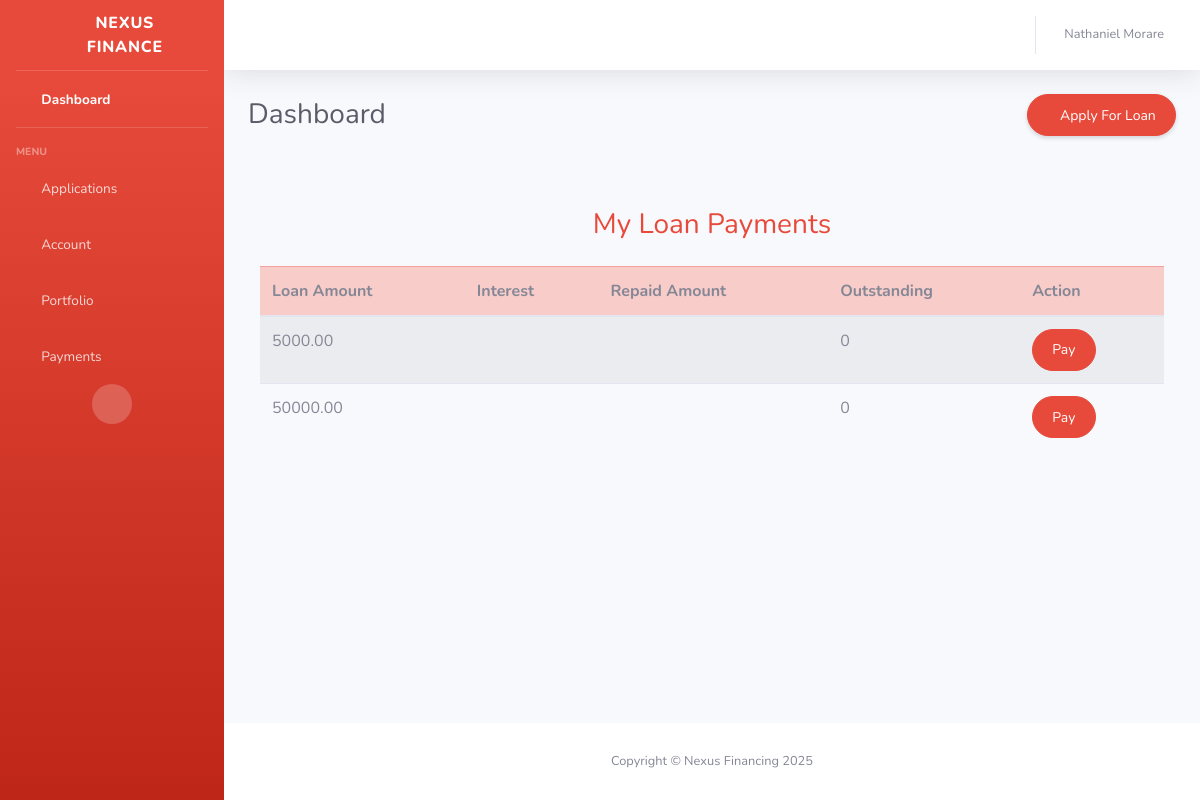
Page /my-payments/ (signed in) on the earlier database version.
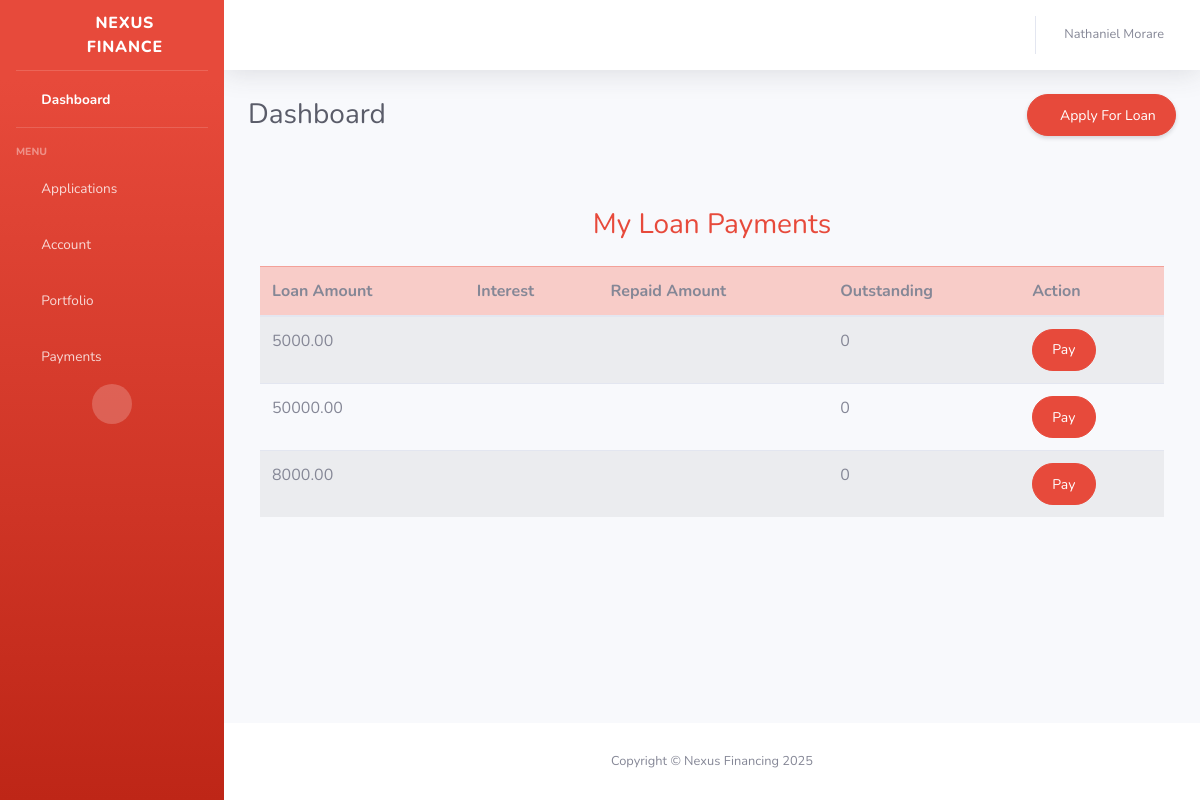
Same page on the later database version.
### loans_project/models/loans.py (models this page shows, shortened)
class Loan(models.Model):
    id = models.UUIDField(primary_key=True, default=uuid.uuid4, editable=False)
    user = models.ForeignKey(User, on_delete=models.CASCADE, related_name="loans")
    loan_id = models.CharField(max_length=100, unique=True)  # external reference
    package = models.CharField(max_length=100)               # e.g. "Payday Loan"
    loan_term = models.CharField(max_length=50)              # short/mid/long term
    interest_rate = models.DecimalField(max_digits=5, decimal_places=2)  # %
    duration_months = models.IntegerField()                  # months
    amount = models.DecimalField(max_digits=12, decimal_places=2)
    reason = models.TextField(blank=True, null=True)
    applied_at = models.DateTimeField(auto_now_add=True)
    status = models.CharField(max_length=50, default="PENDING")
    first_name = models.CharField(max_length=150)
    last_name = models.CharField(max_length=150)
    citizen = models.BooleanField(default=True)
    id_number = models.CharField(max_length=20)
    email = models.EmailField()
    phone = models.CharField(max_length=20)
    address = models.TextField()
    postal_code = models.CharField(max_length=10)
    city = models.CharField(max_length=100)
    province = models.CharField(max_length=100)
    company = models.CharField(max_length=150, blank=True, null=True)
    position = models.CharField(max_length=150, blank=True, null=True)
    salary = models.DecimalField(max_digits=12, decimal_places=2, blank=True, null=True)
    id_document = models.FileField(upload_to="documents/id/")
    proof_of_income = models.FileField(upload_to="documents/income/")
    proof_of_residence = models.FileField(upload_to="documents/residence/")
    employment_doc = models.FileField(upload_to="documents/employment/")

### loans_project/views/client_views.py (the view)
# urls.py: path('my-payments/', payments, name='payments'),
@login_required(login_url='/login/')
def payments(request):
    loans = Loan.objects.filter(user=request.user)
    interests = Interest.objects.filter(user=request.user)
    repayments = Repayment.objects.filter(user=request.user)
    context = {
        'user': request.user,
        'loans': loans,
        'interests': interests,
        'payements': repayments,
    }
    return render(request, "clients/repayments.html", context=context)

### loans_project/templatetags/custom_filters.py (called while the page is built)
@register.filter
def get_interest(interests, loan_id):
    try:
        for interest in interests:
            if interest.loan_id == loan_id:
                return interest.incurred_amount
        return 0
    except Exception:
        return 0

@register.filter
def get_repaid(payments, loan_id):
    try:
        total_repaid = sum(payment.amount for payment in payments if payment.loan_id == loan_id)
        return total_repaid
    except Exception:
        return 0

@register.simple_tag
def calculate_outstanding(principal, interest, repaid):
    try:
        return (principal + interest) - repaid
    except TypeError:
        return 0

### loans_project/templates/clients/repayments.html (shortened to what the changed rows need)
{% load static %}
{% load custom_filters %}
<!DOCTYPE html>
<html lang="en">
<head>
    <link href="{% static 'vendor/fontawesome-free/css/all.min.css' %}" rel="stylesheet" type="text/css">
    <link href="{% static 'styles/dashboard.css' %}" rel="stylesheet">
    <link href="{% static 'styles/loan_form.css' %}" rel="stylesheet">
</head>
<body id="page-top">
    <div id="wrapper">
        <div id="content-wrapper" class="d-flex flex-column">
            <div id="content">
                <div class="container-fluid">
                    <div class="d-sm-flex align-items-center justify-content-between mb-4">
                        <h1 class="h3 mb-0 text-gray-800">Dashboard</h1>
                    </div>
                    <div class="row justify-content-center">
                    <div class="container mt-5">
                        <div class="table-responsive">
                            <table class="table table-striped table-hover align-middle">
                                <thead class="table-danger">
                                    <tr>
                                        <th>Loan Amount</th>
                                        <th>Interest</th>
                                        <th>Repaid Amount</th>
                                        <th>Outstanding</th>
                                        <th>Action</th>
                                    </tr>
                                </thead>
                                <tbody>
                                    {% for loan in loans %}
                                    {% with loan_interest=interests|get_interest:loan.id %}
                                    {% with loan_repaid=payements|get_repaid:loan.id %}
                                    <tr>
                                        <td>{{ loan.amount }}</td>
                                        <td>{{ loan_interest.amount }}</td>
                                        <td>{{ loan_repaid.total }}</td>
                                        <td>{% calculate_outstanding loan.amount loan_interest.amount loan_repaid.total %}</td>
                                        <td>
                                            <button class="btn btn-danger btn-sm" data-bs-toggle="modal" data-bs-target="#paymentModal{{ loan.id }}">
                                                Pay
                                            </button>
                                        </td>
                                    </tr>
                                    {% endwith %}
                                    {% endwith %}
                                    {% empty %}
                                    <tr>
                                        <td colspan="5" class="text-center">No loans found.</td>
                                    </tr>
                                    {% endfor %}
                                </tbody>
                            </table>
                        </div>
                    </div>
                    </div>
                </div>
            </div>
        </div>
    </div>
</body>
</html>

Differences in the rows shown:
added Loan: amount "8000.00", amount "0"
